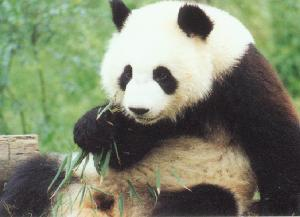
#> input picture dataset/panda_image_0032.jpg, 300 x 217 px
$ jupyter execute bonus.ipynb
#> lines starting #> are read from the running program, lines starting #| are printed output that depends on the picture
# So sánh PCA với các phương pháp giảm chiều khác

Bộ dữ liệu được sử dụng là Bộ dữ liệu nhận dạng chữ số viết tay (Digits dataset) có sẵn trong thư viện sklearn. Mỗi điểm dữ liệu là một bức ảnh 8x8 pixel (tương đương 64 chiều) của một chữ số từ 0 đến 9. Các nét chữ số cuộn xoắn, cong, đậm nhạt khác nhau tạo ra sự chồng chéo giữa các lớp sẽ tạo ra một không gian phi tuyến tính phức tạp.

[cell 1]
import matplotlib.pyplot as plt
from sklearn import datasets
from sklearn.decomposition import PCA
from sklearn.discriminant_analysis import LinearDiscriminantAnalysis as LDA
from sklearn.manifold import TSNE

# 1. Tải bộ dữ liệu chữ số viết tay (64 chiều, 10 class từ 0 đến 9)
digits = datasets.load_digits()
X = digits.data
y = digits.target

# 2. Khởi tạo 3 mô hình giảm chiều xuống 2D
pca = PCA(n_components=2)
lda = LDA(n_components=2)
tsne = TSNE(n_components=2, init="pca", learning_rate="auto", random_state=42)

# 3. Fit và Transform dữ liệu
X_pca = pca.fit_transform(X)
X_lda = lda.fit_transform(X, y)
X_tsne = tsne.fit_transform(X)

# 4. Trực quan hóa so sánh
fig, axes = plt.subplots(1, 3, figsize=(18, 6))
# Sử dụng colormap "viridis" (chủ đạo dải màu xanh dương - xanh lá - vàng) cho 10 class
cmap = plt.get_cmap("viridis")

# Plot PCA
scatter_pca = axes[0].scatter(X_pca[:, 0], X_pca[:, 1], c=y, cmap=cmap, alpha=0.7, s=15)
axes[0].set_title("PCA", fontsize=14)

# Plot LDA
scatter_lda = axes[1].scatter(X_lda[:, 0], X_lda[:, 1], c=y, cmap=cmap, alpha=0.7, s=15)
axes[1].set_title("LDA", fontsize=14)

# Plot t-SNE
scatter_tsne = axes[2].scatter(X_tsne[:, 0], X_tsne[:, 1], c=y, cmap=cmap, alpha=0.7, s=15)
axes[2].set_title("t-SNE", fontsize=14)

# Thêm thanh chú thích màu cho các chữ số
cbar = fig.colorbar(scatter_tsne, ax=axes.ravel().tolist(), ticks=range(10), pad=0.02)
cbar.set_label("Chữ số (0-9)")

plt.suptitle("So sánh PCA, LDA và t-SNE trên không gian ảnh phi tuyến tính (Digits Dataset)", fontsize=18)
plt.show()
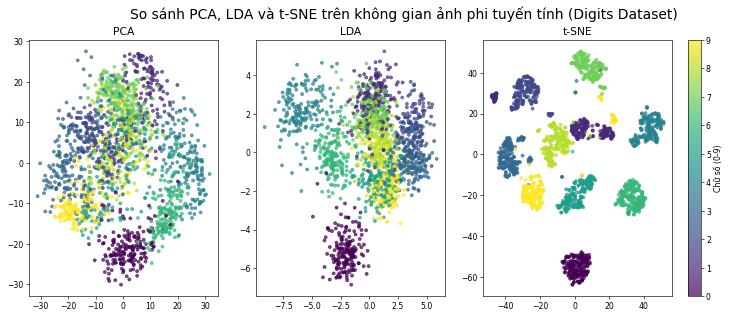
#> figure drawn by matplotlib, 4 panels

Dựa vào kết quả giảm chiều, ta có thể nhận xét rằng:
- PCA: Do tính chất tuyến tính, PCA không thể tách biệt tốt các lớp chữ số, dẫn đến sự chồng chéo nặng giữa các lớp.
- LDA: Là một phương pháp có giám sát, LDA cố gắng tối đa hóa sự phân tách giữa các lớp. Tuy nhiên, do tính chất tuyến tính của nó, LDA cũng gặp khó khăn trong việc tách biệt các lớp chữ số phức tạp, mặc dù có phần tốt hơn PCA.
- t-SNE: Là một phương pháp phi tuyến và t-SNE có khả năng giữ được cấu trúc lân cận của dữ liệu, giúp tách biệt các lớp chữ số một cách rõ ràng hơn. Các lớp chữ số được phân cụm tốt hơn, cho thấy t-SNE là lựa chọn xuất sắc cho việc giảm chiều trong trường hợp này.

# Áp dụng PCA cho giảm tín hiệu nhiễu

Bài toán giảm tín hiệu nhiễu có bản chất tương tự với bài toán nén ảnh. Các điểm ảnh nhiễu tương tự với các chi tiết nhỏ/không quan trọng trong ảnh. Các điểm ảnh nhiễu khiến cho vector hàng của ảnh bị "lệch đi" so với bức ảnh chuẩn, do đó PCA sẽ tìm ra và "gán" cho những điểm ảnh này eigenvector nhỏ. Từ đó, PCA có thể giúp loại bỏ những chi tiết này bằng cách giữ lại các thành phần chính có phương sai lớn nhất, từ đó giảm nhiễu và khôi phục lại ảnh gốc tốt hơn.

**1. Khai báo các thư viện cần thiết**

[cell 2]
import numpy as np
import matplotlib.pyplot as plt
from PIL import Image
from sklearn.decomposition import PCA

**2. Đọc ảnh gốc và Tiền xử lý**
Chuyển ảnh về định dạng Grayscale (ảnh mức xám) để chuyển thành ma trận 2D, thuận tiện cho việc áp dụng PCA.

[cell 3]
# Đọc ảnh và chuyển sang Grayscale
image = Image.open("dataset/panda_image_0032.jpg").convert("L")
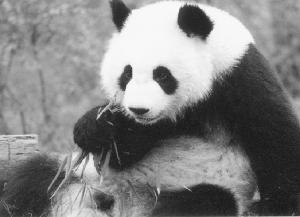
#> image: PIL image 300x217 L; min 20, max 254, mean 128.7
X = np.array(image, dtype=np.float64)

print(f"Kích thước ảnh gốc: {X.shape}")
#| Kích thước ảnh gốc: (217, 300)

**3. Tạo nhiễu giả lập (Gaussian Noise)**
Cộng thêm nhiễu phân phối chuẩn vào ảnh gốc để tạo ra một bức ảnh bị mờ/lốm đốm, mô phỏng tín hiệu bị nhiễu trong thực tế.

[cell 4]
noise_intensity = 30.0
noise = np.random.normal(loc=0.0, scale=noise_intensity, size=X.shape)
X_noisy = X + noise
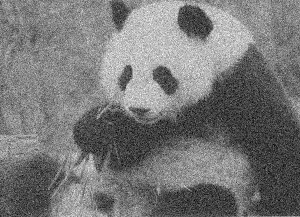
#> X_noisy: shape (217, 300) float64; min -71.21, max 353.9, mean 128.6; drawn with min black and max white

# Ép các giá trị pixel về lại khoảng [0, 255]
X_noisy = np.clip(X_noisy, 0, 255)
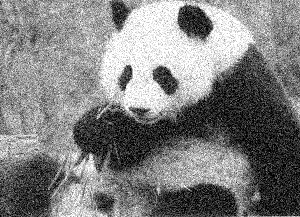
#> X_noisy: shape (217, 300) float64; min 0, max 255, mean 128

**4. Áp dụng PCA để lọc nhiễu**
Vì nhiễu mang tính ngẫu nhiên (phương sai nhỏ), trong khi thông tin ảnh mang cấu trúc chính (phương sai lớn). Ta sẽ dùng PCA giữ lại $k$ thành phần chính yếu nhất và vứt bỏ các thành phần đuôi chứa nhiễu.

[cell 5]
# Chuẩn hóa
mean_vec_noisy = np.mean(X_noisy, axis=0)
#> mean_vec_noisy = 300 values, max 166.7 at index 71, min 76.04 at index 282, mean 128
X_noisy_centered = X_noisy - mean_vec_noisy
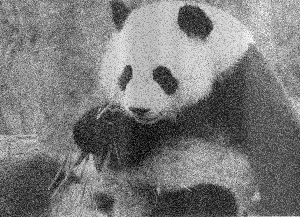
#> X_noisy_centered: shape (217, 300) float64; min -164.2, max 176.4, mean 0; drawn with min black and max white

k = 50
pca = PCA(n_components=k)

# Giảm chiều
X_reduced = pca.fit_transform(X_noisy_centered)
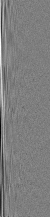
#> X_reduced: shape (217, 50) float64; min -1274.1, max 1289.1, mean 0; drawn with min black and max white

# Tái tạo
X_denoised = pca.inverse_transform(X_reduced) + mean_vec_noisy
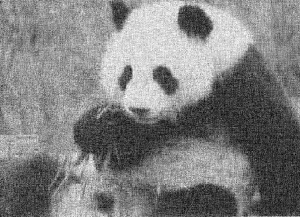
#> X_denoised: shape (217, 300) float64; min -35.71, max 288.9, mean 128; drawn with min black and max white
X_denoised = np.clip(X_denoised, 0, 255)
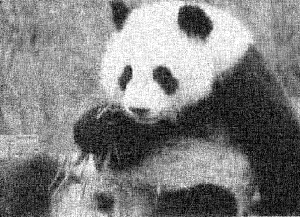
#> X_denoised: shape (217, 300) float64; min 0, max 255, mean 127.9

**5. Trực quan hóa kết quả đánh giá**

[cell 6]
# Trực quan hóa kết quả để đưa vào báo cáo
fig, axes = plt.subplots(1, 3, figsize=(18, 6))

axes[0].imshow(X, cmap="gray")
axes[0].set_title("1. Ảnh gốc", fontsize=16)
axes[0].axis("off")

axes[1].imshow(X_noisy, cmap="gray")
axes[1].set_title("2. Ảnh bị nhiễu Gaussian", fontsize=16)
axes[1].axis("off")

axes[2].imshow(X_denoised, cmap="gray")
axes[2].set_title(f"3. Ảnh đã lọc nhiễu (PCA với k={k})", fontsize=16)
axes[2].axis("off")

plt.tight_layout()
plt.show()
